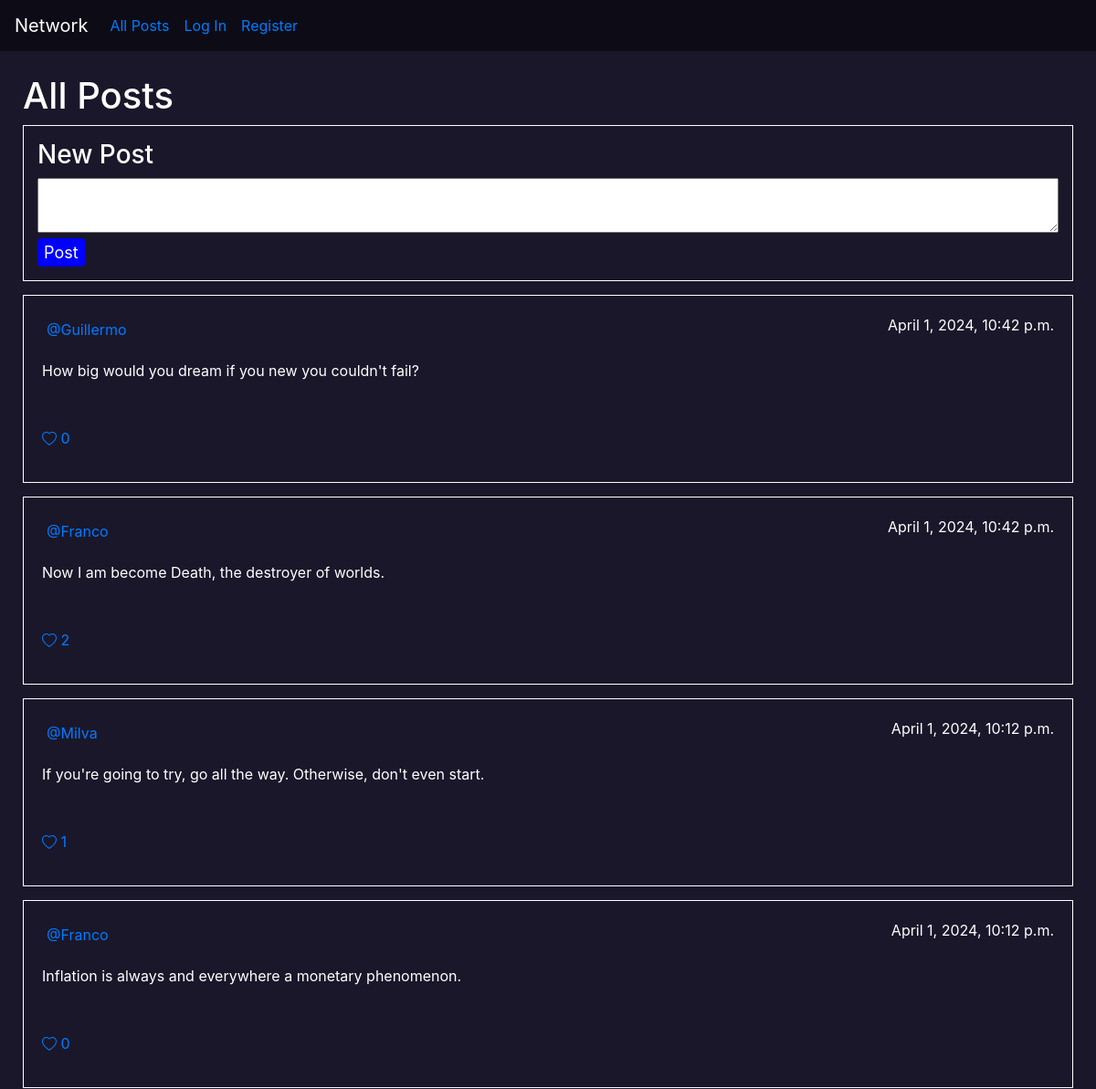
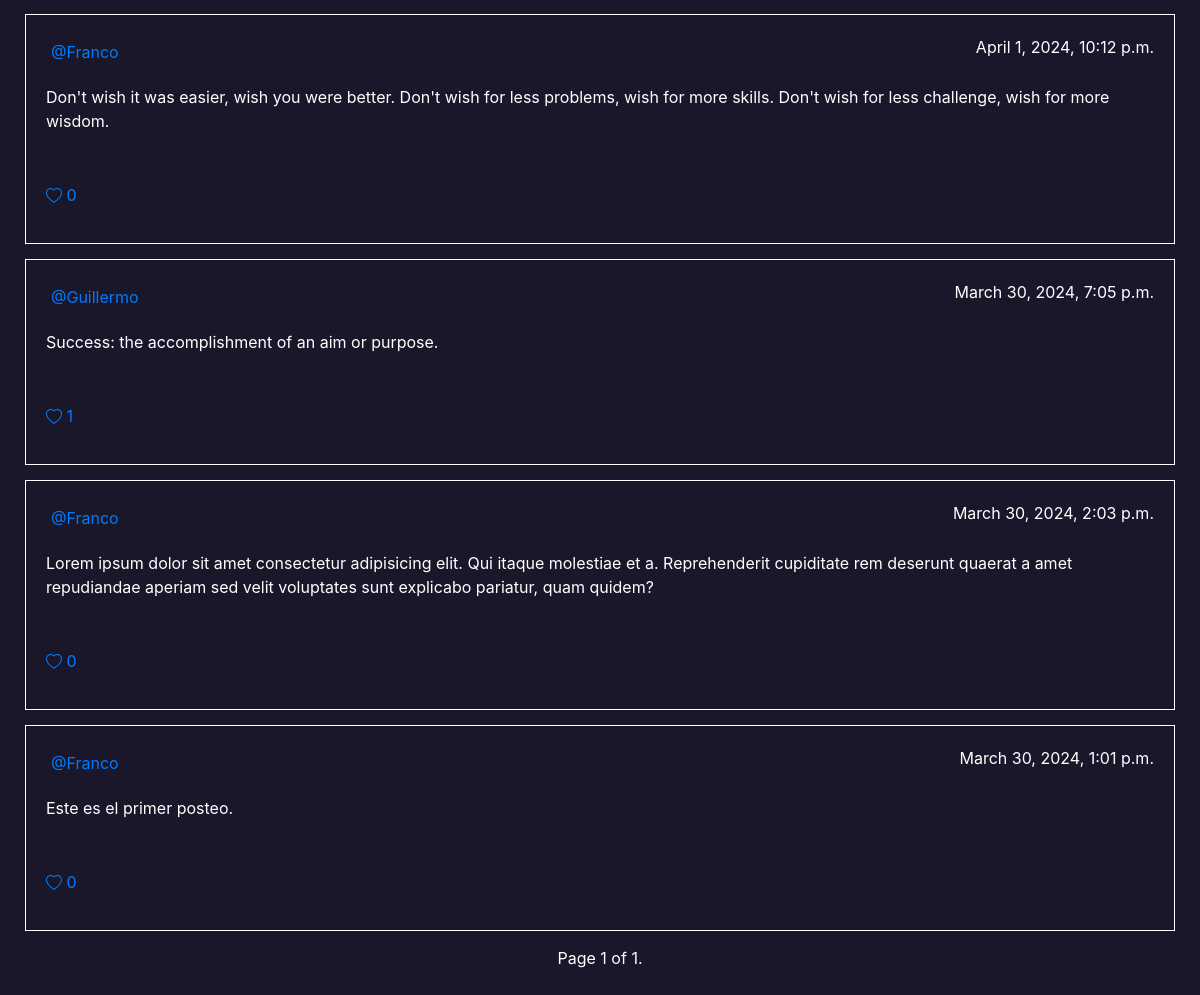
Before: / with the older database file (2 pictures, top to bottom).
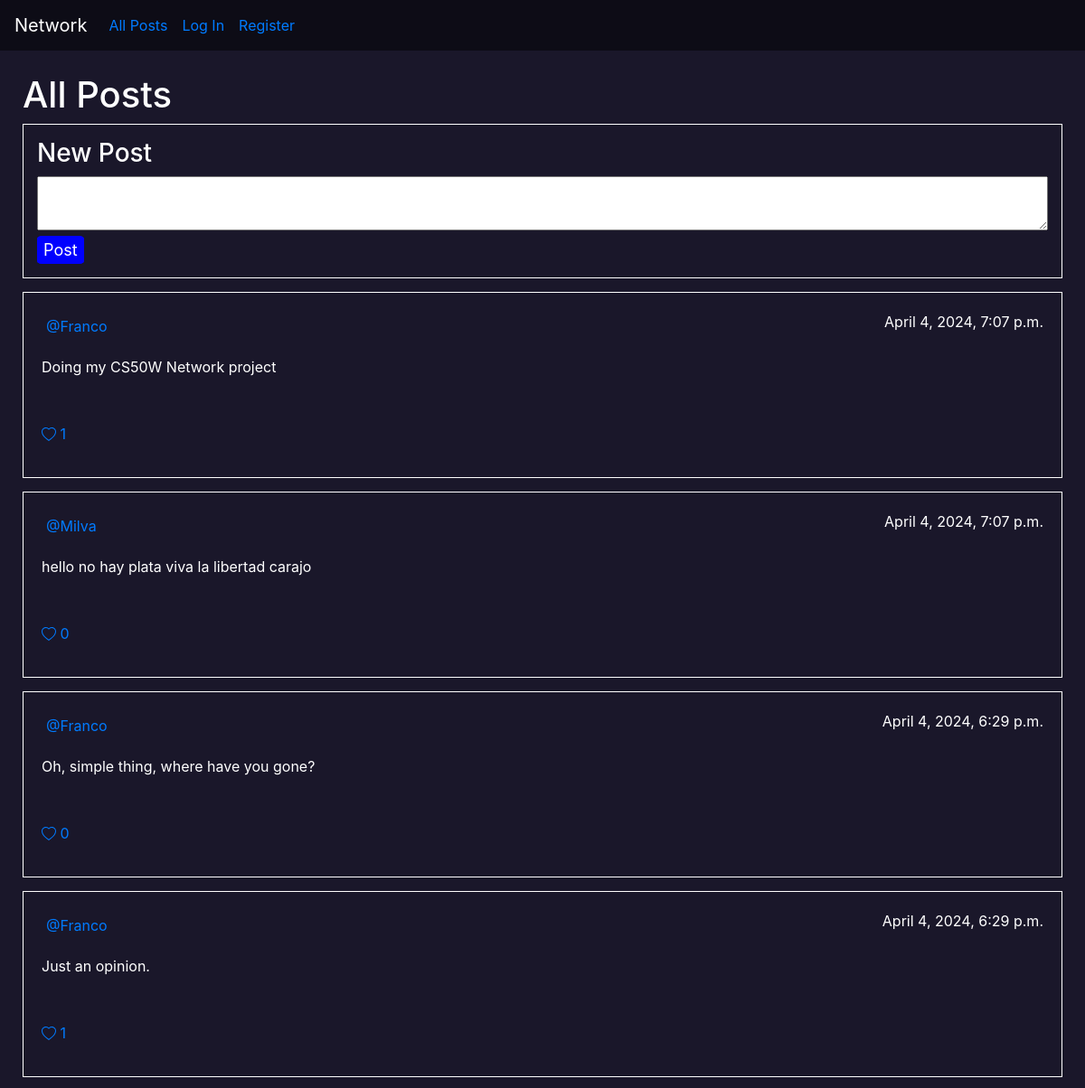
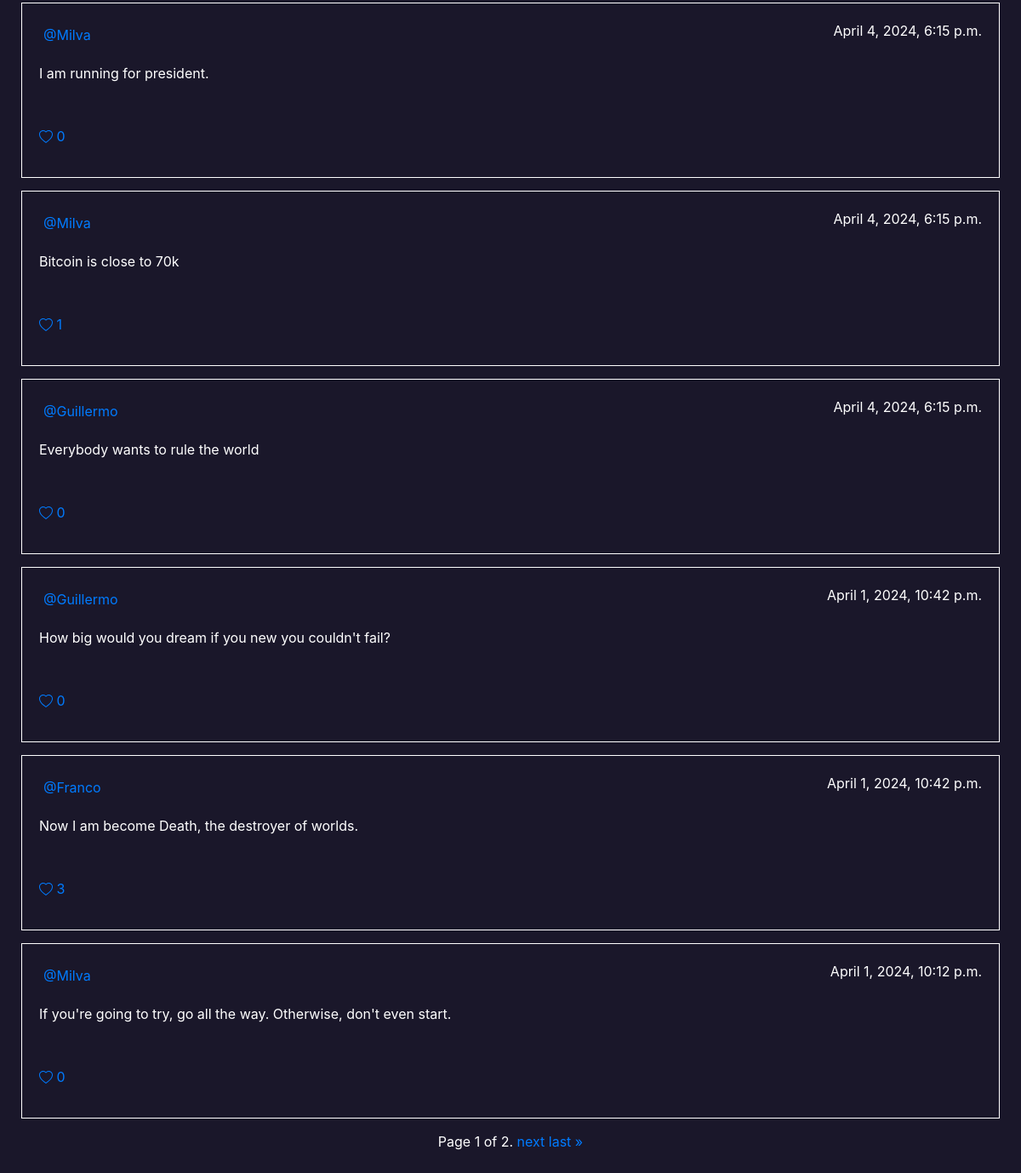
After: the same page with the newer database file (2 pictures, top to bottom).
### network/models.py (models this page shows)
class Post(models.Model):
    user = models.ForeignKey(User, on_delete = models.CASCADE, related_name='post_user')
    text = models.CharField(max_length=280)
    date = models.DateTimeField(default=timezone.now())
    likes = models.ManyToManyField(User,blank=True, related_name='likes')

class User(AbstractUser):
    pass

### network/views.py (the view)
# urls.py: path("", views.index, name="index"),
def index(request):
    posts = Post.objects.all().order_by('-date')
    paginator = Paginator(posts,10)
    page_number = request.GET.get('page')
    posts = paginator.get_page(page_number)
    logged_user = request.user
    if request.user.is_authenticated:
        liked_post_ids = Post.objects.filter(likes=logged_user).values_list('id', flat=True)
    else:
        liked_post_ids = []
    return render(request, "network/index.html",{'posts':posts,'logged_user':logged_user,'liked_post_ids':liked_post_ids})

### network/templates/network/index.html (shortened to what this page needs)
{% extends "network/layout.html" %}
{% load static %}
{% block body %}
<div class="mid_section">
    <h1>All Posts</h1>
    <div id="new_post">
        <h3>New Post</h3>
        <div>
            <form action="{% url 'post' %}" method="POST">
                <textarea name="text" class="textarea" required></textarea>
                <input type="submit" value="Post" id="average_button">
            </form>
        </div>
    </div>
    {% if posts %}
        {% for post in posts %}
            <div class="post">
                <div class="top">
                    <div>
                        <a href="{% url 'profile' username=post.user %}">@{{ post.user }}</a>
                    </div>
                    <p>{{ post.date }}</p>
                </div>
                <div>
                    <p id="Paragraph{{post.pk}}">{{ post.text }}</p>
                </div>
                <div>
                    {%  if post.id in liked_post_ids %}
                        <button onclick="like('{{post.pk}}','like')" class="like-button" style="display: none;"  id="like_post{{post.pk}}">
                            &nbsp;
                            <p>
                                <svg xmlns="http://www.w3.org/2000/svg" width="16" height="16" fill="currentColor" class="bi bi-heart" viewBox="0 0 16 16">
                                    <path d="m8 2.748-.717-.737C5.6.281 2.514.878 1.4 3.053c-.523 1.023-.641 2.5.314 4.385.92 1.815 2.834 3.989 6.286 6.357 3.452-2.368 5.365-4.542 6.286-6.357.955-1.886.838-3.362.314-4.385C13.486.878 10.4.28 8.717 2.01zM8 15C-7.333 4.868 3.279-3.04 7.824 1.143q.09.083.176.171a3 3 0 0 1 .176-.17C12.72-3.042 23.333 4.867 8 15"/>
                                </svg> <span> {{ post.likes.all.count }}</span>
                            </p>
                        </button>
                        <button onclick="like('{{post.pk}}','unlike')" class="unlike-button" id="unlike_post{{post.pk}}">
                            &nbsp;
                            <p>
                                <svg xmlns="http://www.w3.org/2000/svg" width="16" height="16" fill="currentColor" class="bi bi-heart-fill" viewBox="0 0 16 16">
                                    <path fill-rule="evenodd" d="M8 1.314C12.438-3.248 23.534 4.735 8 15-7.534 4.736 3.562-3.248 8 1.314"/>
                                </svg> <span> {{ post.likes.all.count }}</span>
                            </p>
                        </button>
                    {% else %}
                        <button onclick="like('{{post.pk}}','like')" class="like-button" id="like_post{{post.pk}}">
                            <p>
                                 <span>{{ post.likes.all.count }}</span>
                            </p>
                        </button>
                    {% endif %}
                </div>
            </div>
        {% endfor %}
        <div class="pagination">
            <span class="step-links">
                <span class="current">
                    Page {{ posts.number }} of {{ posts.paginator.num_pages }}.
                </span>
                {% if posts.has_next %}
                    <a href="?page={{ posts.next_page_number }}">next</a>
                    <a href="?page={{ posts.paginator.num_pages }}">last &raquo;</a>
                {% endif %}
            </span>
        </div>
    {% else %}
        <br>
        <div id="no_post">
            <strong>No posts so far</strong>
        </div>
    {% endif %}
</div>
{% endblock %}

Changed rows visible on the page:
no longer on this page (row unchanged): Post: user "Franco", date "April 1, 2024, 10:12 p.m.", text "Inflation is always and everywhere a monetary phenomenon.", likes.all.count "0"
no longer on this page (row unchanged): Post: user "Franco", date "April 1, 2024, 10:12 p.m.", text "Don't wish it was easier, wish you were better. Don't wish for less problems, wish for more skills. Don't wish for less challenge, wish for more wisdom.", likes.all.count "0"
no longer on this page (row unchanged): Post: user "Guillermo", date "March 30, 2024, 7:05 p.m.", text "Success: the accomplishment of an aim or purpose.", likes.all.count "1"
no longer on this page (row unchanged): Post: user "Franco", date "March 30, 2024, 2:03 p.m.", text "Lorem ipsum dolor sit amet consectetur adipisicing elit. Qui itaque molestiae et a. Reprehenderit cupiditate rem deserunt quaerat a amet repudiandae aperiam sed velit voluptates sunt explicabo pariatur, quam quidem?", likes.all.count "0"
no longer on this page (row edited): Post: user "Franco", date "March 30, 2024, 1:01 p.m.", text "Este es el primer posteo.", likes.all.count "0"
added Post: user "Franco", date "April 4, 2024, 7:07 p.m.", text "Doing my CS50W Network project", likes.all.count "1"
added Post: user "Milva", date "April 4, 2024, 7:07 p.m.", text "hello no hay plata viva la libertad carajo", likes.all.count "0"
added Post: user "Franco", date "April 4, 2024, 6:29 p.m.", text "Oh, simple thing, where have you gone?", likes.all.count "0"
added Post: user "Franco", date "April 4, 2024, 6:29 p.m.", text "Just an opinion.", likes.all.count "1"
added Post: user "Milva", date "April 4, 2024, 6:15 p.m.", text "I am running for president.", likes.all.count "0"
added Post: user "Milva", date "April 4, 2024, 6:15 p.m.", text "Bitcoin is close to 70k", likes.all.count "1"
added Post: user "Guillermo", date "April 4, 2024, 6:15 p.m.", text "Everybody wants to rule the world", likes.all.count "0"
computed for Post "Now I am become Death, the destroyer of worlds.": likes.all.count "2" → "3"
computed for Post "April 1, 2024, 10:12 p.m.": likes.all.count "1" → "0"
Other visible differences:
{{ posts.paginator.num_pages }}: "1" → "2"
text now shown: "next last »"
